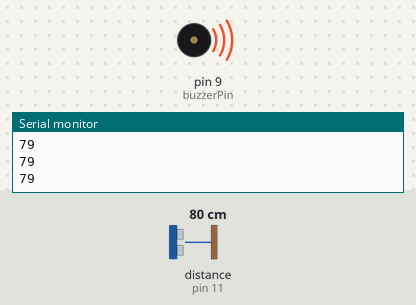
Recording of a sketch running on a simulated Arduino Uno, built with avr-gcc and run on an emulated ATmega328P. Shown: buzzer (waves = sounding), the last lines printed to the serial monitor. Wiring (inferred from the names in the program): ultrasonic range finder: trigger pin 12; echo pin 11. The inputs (shaded band) are chosen by the test bench; at power-on: distance to the obstacle (sensor on pin 11) 80 cm. The echo pulse lasts 58.3 µs per cm.

Above: at 1.1 s.
1.3 s: distance to the obstacle (sensor on pin 11) set to 97 cm
4.3 s: distance to the obstacle (sensor on pin 11) set to 107 cm
At 4.3 s:
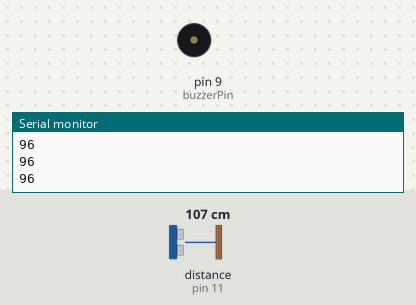
5.8 s: distance to the obstacle (sensor on pin 11) set to 2 cm
At 5.88 s:
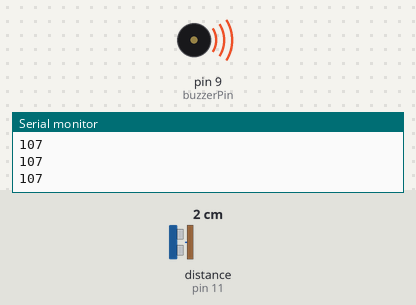
8.8 s: distance to the obstacle (sensor on pin 11) set to 120 cm
At 8.8 s:
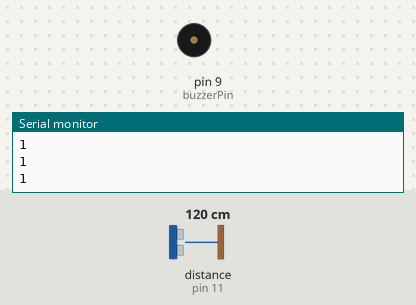
Timing chart, 0 to 11.3 s (numbered marks = the images above; inputs shaded):
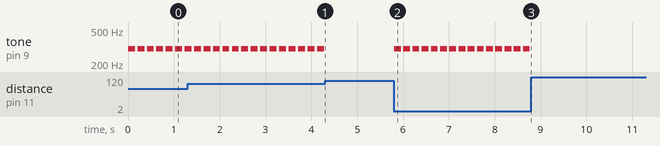

Measured:
- the behaviour switches between 101 and 102 cm on distance to the obstacle (sensor on pin 11) (found by bisection; images 0 and 1)
- after the input at 4.3 s, tone on pin 9 (buzzerPin): stops changing and stays silent
- after the input at 5.8 s, tone on pin 9 (buzzerPin): alternates 300 Hz for 0.15 s and silent for 0.05 s, starting at once
- after the input at 8.8 s, tone on pin 9 (buzzerPin): stops changing and stays silent
- by itself, tone on pin 9 (buzzerPin): alternates 300 Hz for 0.15 s and silent for 0.06 s

The sketch:

Lab10.ino
```cpp
//Making Burglar alarm with Ultrasonic and Buzzer

int echoPin = 11;
int triggerPin = 12;
int buzzerPin = 9;

int maximumRange = 400; //cm
int minimumRange = 0; //cm
int BuzzerRange = 100; //cm
long ultrasonicDuration, distance;
int buzzerDuration = 150; //To make alarm faster, decrease this value
int buzzerFrequency = 300;

void setup()
{
 Serial.begin (57600);
 pinMode(triggerPin, OUTPUT);
 pinMode(echoPin, INPUT);
 pinMode(buzzerPin, OUTPUT);
}

void loop()
{
 digitalWrite(triggerPin, LOW);
 delayMicroseconds(2);

 digitalWrite(triggerPin, HIGH);
 delayMicroseconds(10);

 digitalWrite(triggerPin, LOW);
 ultrasonicDuration = pulseIn(echoPin, HIGH);

 distance = ultrasonicDuration/58.2; //cm

 if (distance <= BuzzerRange && distance !=  0)
 {
   tone(buzzerPin, buzzerFrequency, buzzerDuration);
   delay(buzzerDuration);
 }

 if (distance >= maximumRange || distance <= minimumRange){
 Serial.println("out of range"); //ultrasonic read zero
 }
 else {
 Serial.println(distance);
 }
 delay(50);
}
```
